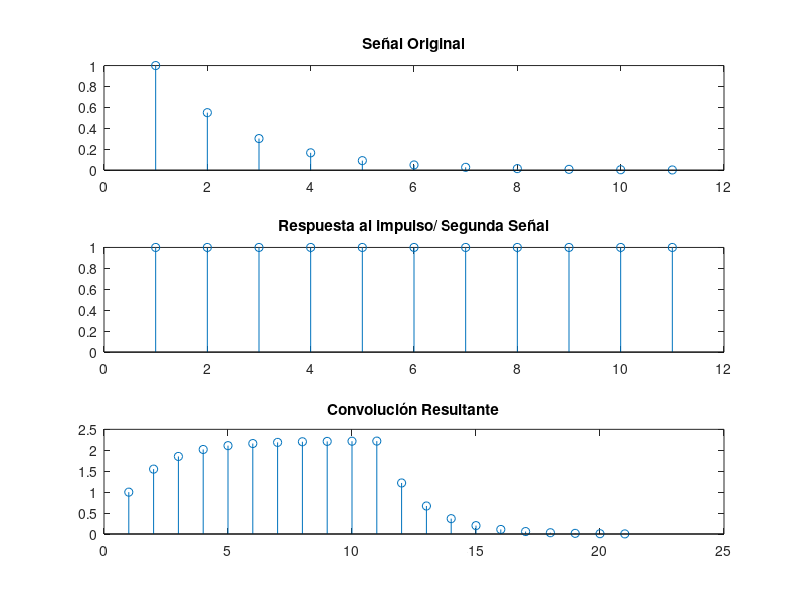

Source code (MATLAB):
% Define una secuencia de valores de -3 a 7
n = -3:7;

% Define una señal x en función de la secuencia n
x = 0.55 .^ (n + 3);

% Define una respuesta al impulso h como una secuencia de unos
h = [1 1 1 1 1 1 1 1 1 1 1];

% Realiza la convolución de las señales x e h y almacena el resultado en y
y = conv(x, h);

% Crear una figura y establecer el tamaño de la ventana (posición x, posición y, ancho, alto)
figure('Position', [233, 78, 900, 600]);

% Subgráfico 1: Grafica la señal original x usando la función stem
subplot(311)
stem(x)
title('Señal Original')

% Subgráfico 2: Grafica la respuesta al impulso h usando la función stem
subplot(312)
stem(h)
title('Respuesta al impulso/ Segunda Señal')

% Subgráfico 3: Grafica el resultado de la convolución y usando la función stem
subplot(313)
stem(y)
title('Convolución Resultante')
